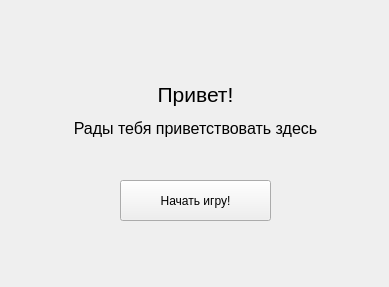
<?xml version="1.0" encoding="UTF-8"?>
<ui version="4.0">
 <class>Hello</class>
 <widget class="QWidget" name="Hello">
  <property name="geometry">
   <rect>
    <x>0</x>
    <y>0</y>
    <width>389</width>
    <height>287</height>
   </rect>
  </property>
  <property name="windowTitle">
   <string>Form</string>
  </property>
  <property name="styleSheet">
   <string notr="true">&lt;style&gt;rgb(85, 255, 255)&lt;/style&gt;</string>
  </property>
  <widget class="QLabel" name="label">
   <property name="geometry">
    <rect>
     <x>40</x>
     <y>70</y>
     <width>311</width>
     <height>81</height>
    </rect>
   </property>
   <property name="text">
    <string>&lt;html&gt;&lt;head/&gt;&lt;body&gt;&lt;p align=&quot;center&quot;&gt;&lt;span style=&quot; font-size:16pt;&quot;&gt;Привет!&lt;/span&gt;&lt;/p&gt;&lt;p align=&quot;center&quot;&gt;&lt;span style=&quot; font-size:12pt;&quot;&gt;Рады тебя приветствовать здесь&lt;/span&gt;&lt;/p&gt;&lt;/body&gt;&lt;/html&gt;</string>
   </property>
  </widget>
  <widget class="QPushButton" name="pushButton">
   <property name="geometry">
    <rect>
     <x>120</x>
     <y>180</y>
     <width>151</width>
     <height>41</height>
    </rect>
   </property>
   <property name="text">
    <string>Начать игру!</string>
   </property>
  </widget>
 </widget>
 <resources/>
 <connections/>
</ui>
